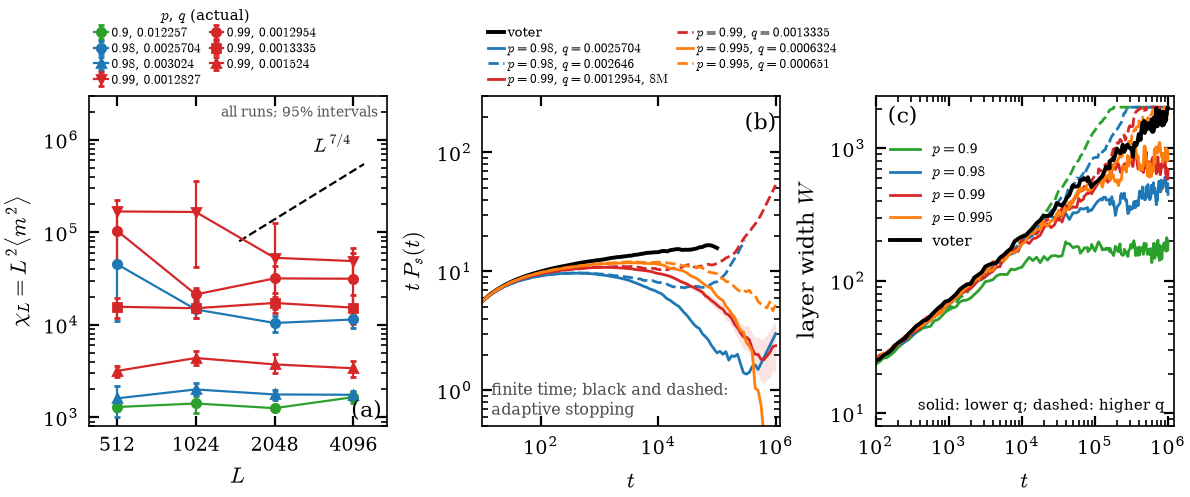

Generate this figure with Python:
"""Fig. voter: near the voter point. (a) chi_L = L^2 <m^2> against L (E6/E7); (b) seed survival
t P_s(t) (E8a, E8a_long); (c) width of the active layer on a wall between the absorbing phases (E8b)."""
import csv
import glob
import json
import os
import re

import matplotlib.pyplot as plt
from matplotlib.ticker import NullFormatter, NullLocator
import numpy as np

from common import FIGDATA, PAGE, ROOT, RUNS, label, save
import spread

fig, axs = plt.subplots(1, 3, figsize=(PAGE, 2.9), gridspec_kw=dict(wspace=0.32))

fig.subplots_adjust(top=.72, bottom=.15)

# (a) Unconditioned, time-weighted independent-run estimates. The CSV is
# generated by campaign.v2.analysis.susceptibility; no hand-entered values.
summary_path = os.path.join(ROOT, "campaign/v2/results/susceptibility/summary.csv")
with open(summary_path) as stream:
    chi_rows = [r for r in csv.DictReader(stream)
                if r["window"] == "planned" and r["estimator"] == "all"]
curves = [(0.9, .012257, "o", "C2"),
          (0.98, .0025704, "o", "C0"), (0.98, .003024, "^", "C0"),
          (0.99, .0012827, "v", "C3"), (0.99, .0012954, "o", "C3"),
          (0.99, .0013335, "s", "C3"), (0.99, .001524, "^", "C3")]
ax = axs[0]
for p, q, marker, color in curves:
    rows = sorted([r for r in chi_rows if abs(float(r["p"])-p)<1e-10
                   and abs(float(r["q"])-q)<1e-12], key=lambda r:int(r["Lx"]))
    L = np.array([int(r["Lx"]) for r in rows])
    c = np.array([float(r["chi"]) for r in rows])
    lo = np.array([float(r["chi_ci_low"]) for r in rows])
    hi = np.array([float(r["chi_ci_high"]) for r in rows])
    ax.errorbar(L,c,yerr=np.maximum(np.vstack([c-lo,hi-c]),0),fmt=marker+"-",
                color=color,ms=3,capsize=1.2,lw=.8,
                label=f"${p:g}$, ${q:g}$")
Lg=np.array([1500,4500])
ax.plot(Lg,8e4*(Lg/1500)**1.75,"k--",lw=.8)
ax.text(3400,6.5e5,r"$L^{7/4}$",fontsize=7,ha="center",va="bottom")
ax.legend(title=r"$p$, $q$ (actual)",title_fontsize=5.5,fontsize=4.8,
          loc="lower left",bbox_to_anchor=(0,1.01),ncol=2,
          handlelength=1.0,columnspacing=.6,labelspacing=.18,handletextpad=.3,borderaxespad=0)
ax.set(xscale="log",yscale="log",xlabel=r"$L$",ylabel=r"$\chi_L=L^2\langle m^2\rangle$",
       ylim=(800,3e6),xlim=(400,5500))
ax.set_xticks([512,1024,2048,4096],["512","1024","2048","4096"])
ax.xaxis.set_minor_locator(NullLocator())
ax.xaxis.set_minor_formatter(NullFormatter())
ax.text(.97,.97,"all runs; 95% intervals",transform=ax.transAxes,fontsize=5.2,color=".35",ha="right",va="top")
label(ax,"(a)",x=.88,y=.08)

# (b) seeds: t P_s(t) for a 2x2 live block in the dead state
ax = axs[1]

# The targeted p=.99 tail is analyzed from integer survivor counts. Use the new
# confirmatory campaign only after all sixteen fixed-N shards finish; a subset of
# wall-clock-completed shards can select against expensive long trajectories.
tail_dir = os.path.join(ROOT, "campaign", "v2", "results", "seed_tails")
tail_rows, tail_population = [], None
if os.path.exists(os.path.join(tail_dir, "summary.json")):
    with open(os.path.join(tail_dir, "summary.json")) as stream:
        tail_summary = json.load(stream)
    tail_population = "confirmatory_8M" if tail_summary.get("confirmatory_campaign_complete",False) else "legacy_3M"
    with open(os.path.join(tail_dir, "survival.csv")) as stream:
        tail_rows = [r for r in csv.DictReader(stream) if r["population"] == tail_population]


def pooled(pattern):
    files = sorted(glob.glob(os.path.join(RUNS, pattern)))
    t, data, meta = spread.load(files if len(files) > 1 else files[0])
    S = data.sum(0)
    return t, S[:, 1] / S[:, 0]


t, ps = pooled("E8a_spread/out/p1_a0.5_j2_q0_L2048_seed.txt")
ok = t >= 10
ax.plot(t[ok], (t * ps)[ok], "k-", lw=1.4, label="voter")
pts = [(0.98, .0025704, "C0", "-"), (0.98, .002646, "C0", "--"),
       (0.99, .0012954, "C3", "-"), (0.99, .0013335, "C3", "--"),
       (0.995, .0006324, "C1", "-"), (0.995, .000651, "C1", "--")]
for p, q, c, ls in pts:
    pat = f"E8a_long/out/p{p}_a0.5_j2_q{q:.7f}".rstrip("0") + "_L8192_T*_k*.txt"
    files = sorted(glob.glob(os.path.join(RUNS, pat)))
    if not files:
        print("missing", pat)
        continue
    t, data, meta = spread.load(files)
    S = data.sum(0)
    P = S[:, 1] / S[:, 0]
    count_label = ""
    if p == 0.99 and abs(q - 0.0012954) < 1e-12 and tail_rows:
        t = np.array([float(r["time"]) for r in tail_rows])
        P = np.array([float(r["survival"]) for r in tail_rows])
        low = np.array([float(r["ci_low"]) for r in tail_rows])
        high = np.array([float(r["ci_high"]) for r in tail_rows])
        tail = (t >= 1e4) & (high > 0)
        ax.fill_between(t[tail], (t * low)[tail], (t * high)[tail], color=c, alpha=0.13, lw=0)
        count_label = f", ${int(tail_rows[-1]['n']) / 1e6:g}\\mathrm{{M}}$"
    ok = (t >= 10) & (P > 0)
    ax.plot(t[ok], (t * P)[ok], ls, color=c, label=f"$p={p}$, $q={q:g}$" + count_label)
ax.set(xscale="log", yscale="log", xlabel=r"$t$", ylabel=r"$t\,P_s(t)$", xlim=(10, 1.2e6), ylim=(0.5, 300))
ax.legend(fontsize=4.8, loc="lower left", bbox_to_anchor=(0,1.01), ncol=2,
          handlelength=1.2, columnspacing=.6, labelspacing=.18, handletextpad=.3, borderaxespad=0)
ax.text(0.03, 0.035, "finite time; black and dashed:\nadaptive stopping", transform=ax.transAxes, fontsize=5.6, color="0.3")
label(ax, "(b)", x=0.88, y=0.95)

# (c) walls: width W(t) of the active layer (E8b; wall.py W, mean over the two walls and 2 seeds)
ax = axs[2]
wall_pairs = {0.9: (.011662,.012495), 0.98: (.0024696,.002646),
              0.99: (.0012446,.0013335), 0.995: (.0006076,.000651)}
pc = {0.9: "C2", 0.98: "C0", 0.99: "C3", 0.995: "C1"}
for p, (qlow,qhigh) in wall_pairs.items():
    for q, ls in ((qlow, "-"), (qhigh, "--")):
        files = sorted(glob.glob(os.path.join(FIGDATA, "E8b_wall", f"p{p}_a0.5_j2_q{q:.7f}".rstrip("0")
                                              + "_Lx1024_Ly4096_s?.csv")))
        if not files:
            print("missing wall", p, q)
            continue
        runs = [np.array([[float(v) for v in r] for r in list(csv.reader(open(f)))[1:]]) for f in files]
        tt = runs[0][:, 0]
        W = np.mean([r[:, 6] for r in runs], axis=0)
        ok = tt >= 100
        ax.plot(tt[ok], W[ok], ls, color=pc[p], label=f"$p={p}$" if ls == "-" else None)
ref = sorted(glob.glob(os.path.join(FIGDATA, "E16_wall_ref", "p1_a0.5_j2_q0_Lx1024_Ly4096_s?.csv")))
if ref:
    runs = [np.array([[float(v) for v in r] for r in list(csv.reader(open(f)))[1:]]) for f in ref]
    tt = runs[0][:, 0]
    W = np.mean([r[:, 6] for r in runs], axis=0)
    ok = tt >= 100
    ax.plot(tt[ok], W[ok], "k-", lw=1.4, label="voter")
ax.set(xscale="log", yscale="log", xlabel=r"$t$", ylabel=r"layer width $W$", xlim=(100, 1.2e6), ylim=(8, 2500))
ax.legend(fontsize=5.5, loc="upper left", bbox_to_anchor=(0.0, 0.9))
ax.text(0.97, 0.05, "solid: lower q; dashed: higher q", transform=ax.transAxes, ha="right", fontsize=5.5)
label(ax, "(c)", x=0.04, y=0.97)
save(fig, "fig_voter")
